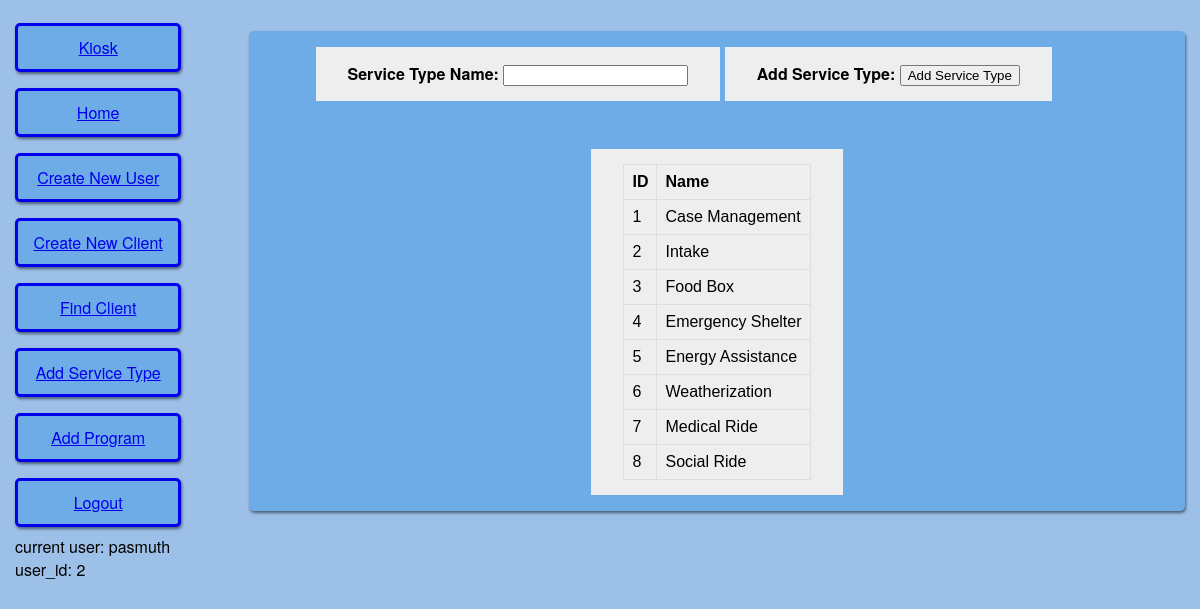
/add_ServiceType (signed in), run on the app's committed database.
### app/models.py (models this page shows, shortened)
class User(UserMixin, db.Model):
	id = db.Column(db.Integer, primary_key = True)
	username = db.Column(db.String(64), index = True, unique = True)
	email = db.Column(db.String(120), index = True, unique = True)
	password_hash = db.Column(db.String(128))

class ServiceType(db.Model):
	id = db.Column(db.Integer, primary_key = True)
	name = db.Column(db.String(50))

### app/routes.py (the view)
@app.route('/add_<record_type>', methods = ['GET','POST'])
def add_record(record_type):
	record_class = globals()[record_type]
	record_form = globals()['Create'+record_type]
	instance = record_form()
	records = record_class.query.all()
	if instance.validate_on_submit():
		instance.execute_transaction()
		return redirect(url_for('add_record', record_type = record_type))
	return render_template('add_record.html', title = instance.form_title, form = instance, data = records)

### app/forms.py (shortened to what this page needs)
class CreateServiceType(FlaskForm):
	form_title = 'Create Service Type'
	name = StringField('Service Type Name', validators=[DataRequired()])
	submit = SubmitField('Add Service Type')

### app/models.py (called while the page is built)
@login.user_loader
def load_user(id):
	return User.query.get(int(id))

### app/templates/add_record.html (shortened to what this page needs)
{% extends "base.html" %}
{% block content %}
    <div class="formFields">
        <form action="" method="post">
            {% for field in form %}
                {% if field.type != 'CSRFTokenField' %}
                <div class="formElement">
                    <strong>{{ field.label() }}:</strong>
                    {{ field() }} <br>
                </div>
                {% endif %}
            {% endfor %}
        </form>
        <br>
        <div class="formElement">
            <table>
                <tr>
                    <th>ID</th>
                    <th>Name</th>
                </tr>
                {% for d in data %}
                <tr>
                    <td>{{ d.id }}</td>
                    <td>{{ d.name }}</td>
                </tr>
                {% endfor %}
            </table>
        </div>
    </div>
{% endblock %}

### app/templates/base.html (shortened to what this page needs)
<html>
    <head>
      <link rel="stylesheet" href="{{ url_for('static', filename = 'styles/main.css') }}">
    </head>
    <body>
        <div class="row">
          <div class="leftColumn">
            {% if current_user.is_anonymous %}
            <a class="header_button" href="{{ url_for('login') }}">Login</a>
            {% else %}
            <a class="header_button" href="{{ url_for('client_checkin') }}">Kiosk</a>
            <a class="header_button" href="{{ url_for('index') }}">Home</a>
            <a class="header_button" href="{{ url_for('render_form', form = 'RegistrationForm') }}">Create New User</a>
            <a class="header_button" href="{{ url_for('create_client') }}">Create New Client</a>
            <a class="header_button" href="{{ url_for('view_clients', client_data = 'None') }}">Find Client</a>
            <a class="header_button" href="{{ url_for('add_record', record_type = 'ServiceType') }}">Add Service Type</a>
            <a class="header_button" href="{{ url_for('add_record', record_type = 'Program') }}">Add Program</a>
            <a class="header_button" href="{{ url_for('logout') }}">Logout</a>
            current user: {{ current_user.username }} <br>
            user_id: {{ current_user.id }} <br>
            {% endif %}
          </div>
          <div class="rightColumn">
            {% block content %}{% endblock %}
          </div>
        </div>
    </body>
</html>

### app/static/styles/main.css (style rules this page uses)
body { margin: 0; padding: 0; font-family: "Helvetica Neue", Helvetica, Arial, sans-serif; color: #000000; padding: 15px; background: #9cc0e7; }
table { font-family: arial, sans-serif; border-collapse: collapse; }
td { border: 1px solid #dddddd; text-align: left; padding: 8px; }
th { border: 1px solid #dddddd; background-color: #EEEEEE; text-align: left; padding: 8px; }
.row:after { content: ""; display: table; clear: both; }
.formElement { padding: 15px 32px; background: #EEEEEE; margin: 1em 0; display: inline-block; text-align: center; font-size: 16px; cursor: pointer; }
.formFields { float: left; display: flex; flex-wrap: wrap; align-content: space-around; justify-content: space-evenly; background: #6EACE7; margin: 1em 0; box-shadow: 1px 2px 3px rgba(0,0,0,.5); border-radius: 5px; }
.leftColumn { float: left; width: 15%; display: flex; flex-wrap: wrap; align-content: space-around }
.rightColumn { float: right; width: 80%; }
.header_button { border: solid; padding: 10px 10px; text-align: center; background-color: #6EACE7; width: 80%; float: left; margin: .5em 0; box-shadow: 1px 2px 3px rgba(0,0,0,.5); border-radius: 5px; }

### data on the page
User: username "pasmuth", id "2"
ServiceType: id "1", name "Case Management"
ServiceType: id "2", name "Intake"
ServiceType: id "3", name "Food Box"
ServiceType: id "4", name "Emergency Shelter"
ServiceType: id "5", name "Energy Assistance"
ServiceType: id "6", name "Weatherization"
ServiceType: id "7", name "Medical Ride"
ServiceType: id "8", name "Social Ride"

### other printed values
{{ field.label() }} "Service Type Name" "Add Service Type"
